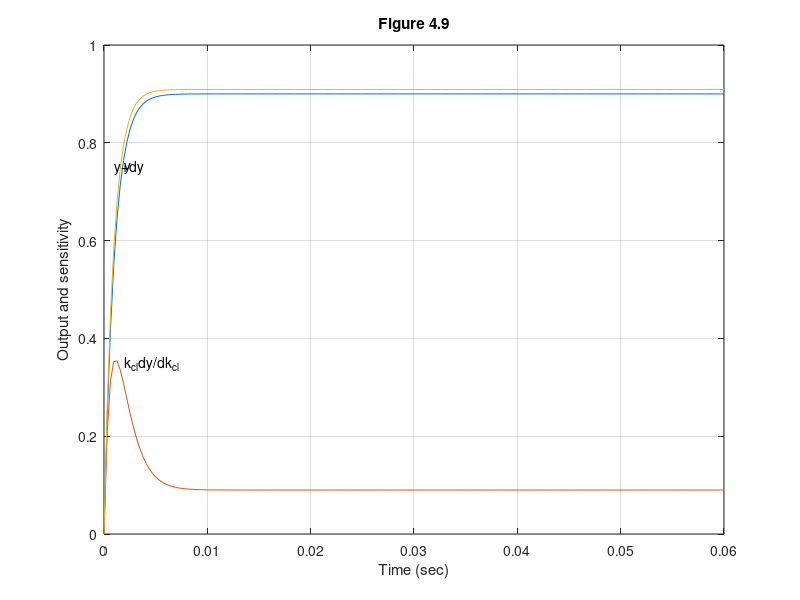

Source code (MATLAB):
%Figure 4.9       Feedback Control of Dynamic Systems, 4e
%                      Franklin, Powell, Emami

%script to compute sensitivity
%given n11,d11,n12,d12,n22,d22,n21,d21,kp
clf;
kp=9; tau=.01;
n11=0; d11=1;
n12=1; d12=1;
n22=1; d22= [tau 1];
n21=1; d21=[tau 1];
sys11=tf(n11,d11);
sys12=tf(n12,d12);
sys22=tf(n22,d22);
sys21=tf(n21,d21);
syskp=tf(kp,1);
sysfb=feedback(syskp,sys22);
syssr1=series(sys12,sysfb);
syssr2=series(syssr1,sys21);
syssr3=series((1/kp)*sysfb,sys21);
sysy=sys11+syssr2;
sysdy=series(syssr1,syssr3);
[y,t]=step(sysy);
[yd,t]=step(sysdy);
plot(t,[y yd y+.1*yd]);
grid on;
xlabel('Time (sec)');
ylabel('Output and sensitivity');
title('Figure 4.9');
text(.002,.75,'y');
text(.001,.75,'y+dy');
text(.002,.35,'k_{cl}dy/dk_{cl}');


 
